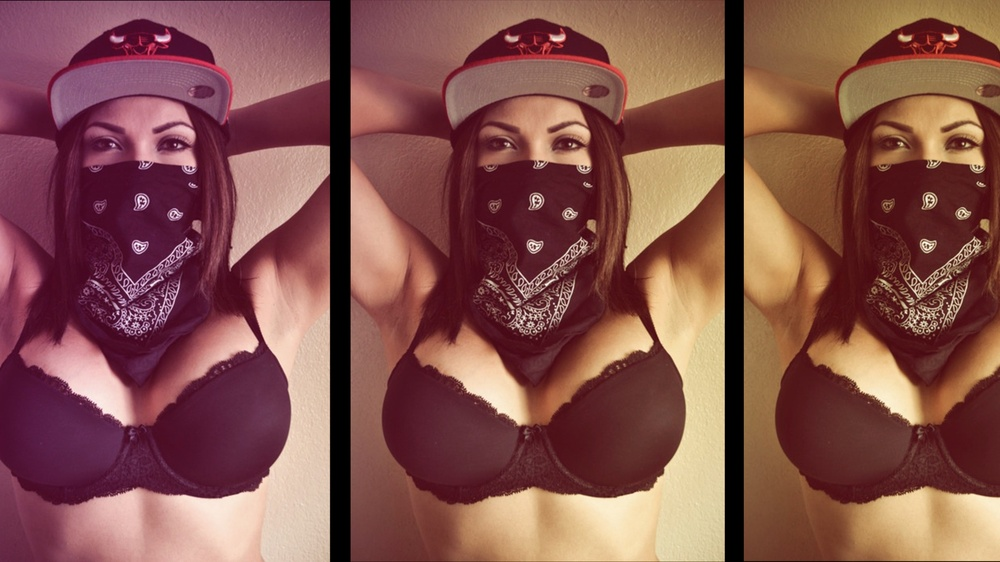
#> input picture assignments/Session3/women.jpg, 1000 x 562 px, shrunk from 1920 x 1080 before the run
$ python S3_imgproc_tools.py
#> lines starting #> are read from the running program, lines starting #| are printed output that depends on the picture
# -*- coding: utf-8 -*-
"""
Created on Tue Oct 03 09:16:49 2017

@author: cavasinf
"""

import cv2

img_gray = cv2.imread("women.jpg",0)
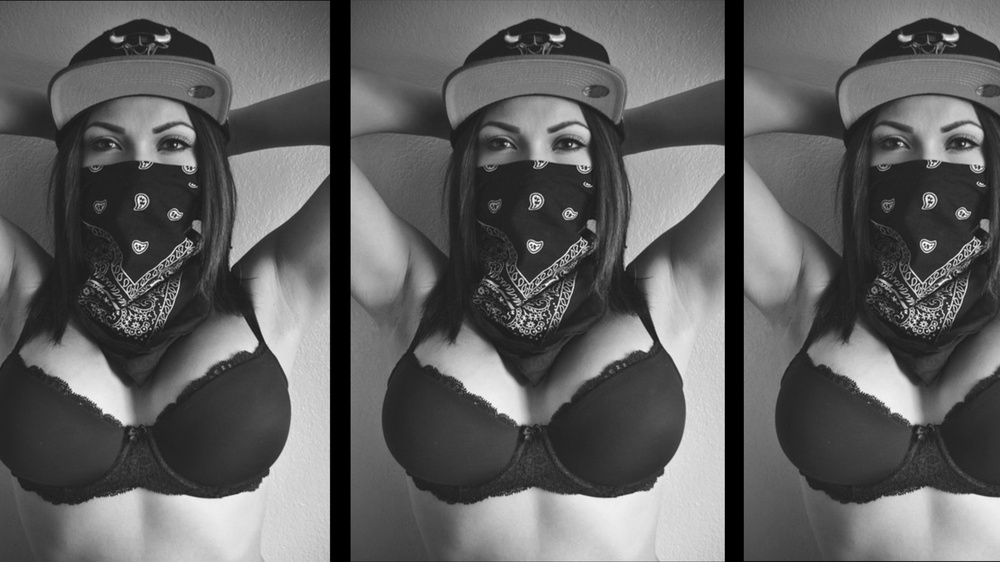
#> img_gray: shape (562, 1000); min 0, max 255, mean 97.2
img_bgr = cv2.imread("women.jpg",1)
#> img_bgr is the input picture: shape (562, 1000, 3); mean B, G, R 77.2, 82.8, 133.1

#display the matrix shapes
print("Niveaux de Gris = "+ str(img_gray.shape))
#| Niveaux de Gris = (562, 1000)
print("Image RGB = "+ str(img_bgr.shape))
#| Image RGB = (562, 1000, 3)

#display the loaded images
cv2.imshow("Images avec effet de niveuax de gris", img_gray)
cv2.imshow("Image d'origine en RGB", img_bgr)

cv2.waitKey(0)
